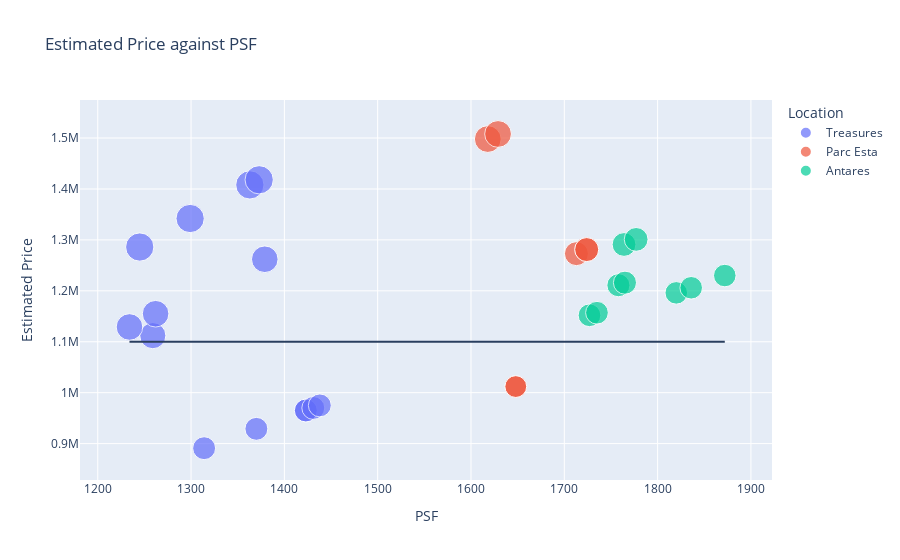
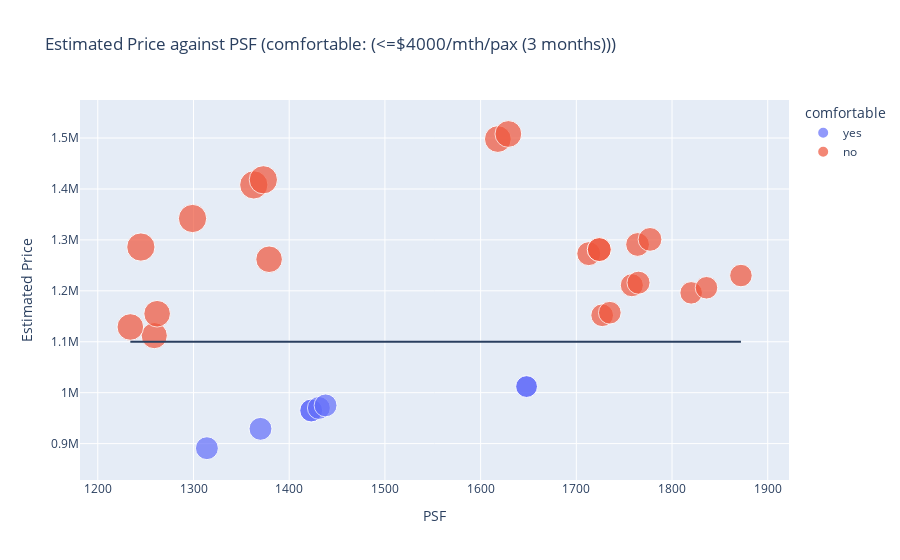
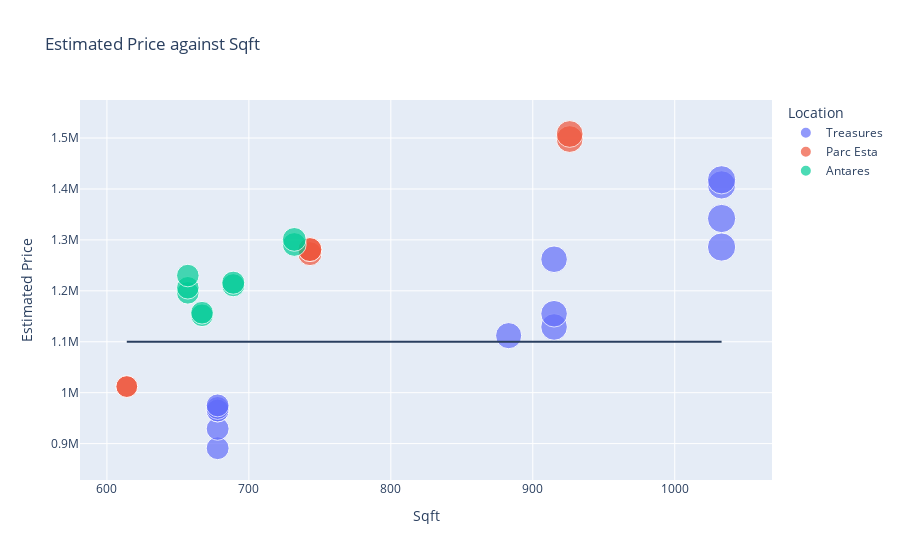

Source (notebook cell) for these figures, in order:
### Markdown cell above
# "Comfortable" = save 4000 per month per pax for 3 months

### Code cell
"""
    Estimated Price
"""
fig = px.scatter(df, x="PSF", y="Estimated Price", color="Location",
                 size='Sqft', hover_data=['id','Location','Room','3_mth_savings_pp'], title = 'Estimated Price against PSF')
fig.update_layout(shapes=[gen_ref_line('PSF',1100000)])
fig.show()

fig = px.scatter(df, x="PSF", y="Estimated Price", color="comfortable",
                 size='Sqft', hover_data=['id','Location','Room','3_mth_savings_pp'], 
                 title = 'Estimated Price against PSF (comfortable: (<=$4000/mth/pax (3 months)))')
fig.update_layout(shapes=[gen_ref_line('PSF',1100000)])
fig.show()

fig = px.scatter(df, x="Sqft", y="Estimated Price", color="Location",
                 size='Sqft', hover_data=['id','Location','Room','3_mth_savings_pp'], title = 'Estimated Price against Sqft')
fig.update_layout(shapes=[gen_ref_line('Sqft',1100000)])
fig.show()

### Figure 1 — Plotly figure (JSON) as saved in the notebook; plotly's stock layout.template omitted (floating-point values rounded to 4 significant figures)
{"data": [{"customdata": [[10, "Treasures", "2Br+S", -1208], [15, "Treasures", "2Br+S", 375], [11, "Treasures", "2Br+S", 1875], [13, "Treasures", "2Br+S", 1875], [14, "Treasures", "2Br+S", 2083], [12, "Treasures", "2Br+S", 2292], [16, "Treasures", "3BR", 8000], [17, "Treasures", "3BR", 8708], [19, "Treasures", "3BR", 9792], [18, "Treasures", "3BR", 14250], [20, "Treasures", "3BRP", 15250], [22, "Treasures", "3BRP", 17583], [21, "Treasures", "3BRP", 20333], [23, "Treasures", "3BRP", 20750]], "hoverlabel": {"namelength": 0}, "hovertemplate": "Location=%{customdata[1]}<br>PSF=%{x}<br>Estimated Price=%{y}<br>Sqft=%{marker.size}<br>id=%{customdata[0]}<br>Room=%{customdata[2]}<br>3_mth_savings_pp=%{customdata[3]}", "legendgroup": "Treasures", "marker": {"color": "#636efa", "size": [678, 678, 678, 678, 678, 678, 883, 915, 915, 915, 1033, 1033, 1033, 1033], "sizemode": "area", "sizeref": 2.583, "symbol": "circle"}, "mode": "markers", "name": "Treasures", "showlegend": true, "type": "scatter", "x": [1314, 1370, 1423, 1423, 1431, 1438, 1259, 1234, 1262, 1379, 1245, 1299, 1363, 1373], "xaxis": "x", "y": [891000, 929000, 965000, 965000, 970000, 975000, 1112000, 1129000, 1155000, 1262000, 1286000, 1342000, 1408000, 1418000], "yaxis": "y"}, {"customdata": [[24, "Parc Esta", "1BR+S", 3833], [25, "Parc Esta", "1BR+S", 3833], [26, "Parc Esta", "2BRP", 14708], [27, "Parc Esta", "2BRP", 15042], [28, "Parc Esta", "2BRP", 15042], [29, "Parc Esta", "3BR", 24083], [30, "Parc Esta", "3BR", 24500]], "hoverlabel": {"namelength": 0}, "hovertemplate": "Location=%{customdata[1]}<br>PSF=%{x}<br>Estimated Price=%{y}<br>Sqft=%{marker.size}<br>id=%{customdata[0]}<br>Room=%{customdata[2]}<br>3_mth_savings_pp=%{customdata[3]}", "legendgroup": "Parc Esta", "marker": {"color": "#EF553B", "size": [614, 614, 743, 743, 743, 926, 926], "sizemode": "area", "sizeref": 2.583, "symbol": "circle"}, "mode": "markers", "name": "Parc Esta", "showlegend": true, "type": "scatter", "x": [1648, 1648, 1713, 1724, 1724, 1618, 1629], "xaxis": "x", "y": [1012000, 1012000, 1273000, 1281000, 1281000, 1498000, 1508000], "yaxis": "y"}, {"customdata": [[8, "Antares", "2BR", 9667], [9, "Antares", "2BR", 9875], [3, "Antares", "2BR", 11500], [4, "Antares", "2BR", 11917], [1, "Antares", "2BR", 12125], [2, "Antares", "2BR", 12333], [5, "Antares", "2BR", 12917], [6, "Antares", "2BR", 15458], [7, "Antares", "2BR", 15875]], "hoverlabel": {"namelength": 0}, "hovertemplate": "Location=%{customdata[1]}<br>PSF=%{x}<br>Estimated Price=%{y}<br>Sqft=%{marker.size}<br>id=%{customdata[0]}<br>Room=%{customdata[2]}<br>3_mth_savings_pp=%{customdata[3]}", "legendgroup": "Antares", "marker": {"color": "#00cc96", "size": [667, 667, 657, 657, 689, 689, 657, 732, 732], "sizemode": "area", "sizeref": 2.583, "symbol": "circle"}, "mode": "markers", "name": "Antares", "showlegend": true, "type": "scatter", "x": [1727, 1735, 1820, 1836, 1758, 1765, 1872, 1764, 1777], "xaxis": "x", "y": [1152000, 1157000, 1196000, 1206000, 1211000, 1216000, 1230000, 1291000, 1301000], "yaxis": "y"}], "layout": {"legend": {"itemsizing": "constant", "title": {"text": "Location"}, "tracegroupgap": 0}, "shapes": [{"type": "line", "x0": 1234, "x1": 1872, "xref": "x", "y0": 1100000, "y1": 1100000}], "title": {"text": "Estimated Price against PSF"}, "xaxis": {"anchor": "y", "domain": [0, 1], "title": {"text": "PSF"}}, "yaxis": {"anchor": "x", "domain": [0, 1], "title": {"text": "Estimated Price"}}}}

### Figure 2 — Plotly figure (JSON) as saved in the notebook; plotly's stock layout.template omitted (floating-point values rounded to 4 significant figures)
{"data": [{"customdata": [[10, "Treasures", "2Br+S", -1208], [15, "Treasures", "2Br+S", 375], [11, "Treasures", "2Br+S", 1875], [13, "Treasures", "2Br+S", 1875], [14, "Treasures", "2Br+S", 2083], [12, "Treasures", "2Br+S", 2292], [24, "Parc Esta", "1BR+S", 3833], [25, "Parc Esta", "1BR+S", 3833]], "hoverlabel": {"namelength": 0}, "hovertemplate": "comfortable=yes<br>PSF=%{x}<br>Estimated Price=%{y}<br>Sqft=%{marker.size}<br>id=%{customdata[0]}<br>Location=%{customdata[1]}<br>Room=%{customdata[2]}<br>3_mth_savings_pp=%{customdata[3]}", "legendgroup": "yes", "marker": {"color": "#636efa", "size": [678, 678, 678, 678, 678, 678, 614, 614], "sizemode": "area", "sizeref": 2.583, "symbol": "circle"}, "mode": "markers", "name": "yes", "showlegend": true, "type": "scatter", "x": [1314, 1370, 1423, 1423, 1431, 1438, 1648, 1648], "xaxis": "x", "y": [891000, 929000, 965000, 965000, 970000, 975000, 1012000, 1012000], "yaxis": "y"}, {"customdata": [[16, "Treasures", "3BR", 8000], [17, "Treasures", "3BR", 8708], [8, "Antares", "2BR", 9667], [19, "Treasures", "3BR", 9792], [9, "Antares", "2BR", 9875], [3, "Antares", "2BR", 11500], [4, "Antares", "2BR", 11917], [1, "Antares", "2BR", 12125], [2, "Antares", "2BR", 12333], [5, "Antares", "2BR", 12917], [18, "Treasures", "3BR", 14250], [26, "Parc Esta", "2BRP", 14708], [27, "Parc Esta", "2BRP", 15042], [28, "Parc Esta", "2BRP", 15042], [20, "Treasures", "3BRP", 15250], [6, "Antares", "2BR", 15458], [7, "Antares", "2BR", 15875], [22, "Treasures", "3BRP", 17583], [21, "Treasures", "3BRP", 20333], [23, "Treasures", "3BRP", 20750], [29, "Parc Esta", "3BR", 24083], [30, "Parc Esta", "3BR", 24500]], "hoverlabel": {"namelength": 0}, "hovertemplate": "comfortable=no<br>PSF=%{x}<br>Estimated Price=%{y}<br>Sqft=%{marker.size}<br>id=%{customdata[0]}<br>Location=%{customdata[1]}<br>Room=%{customdata[2]}<br>3_mth_savings_pp=%{customdata[3]}", "legendgroup": "no", "marker": {"color": "#EF553B", "size": [883, 915, 667, 915, 667, 657, 657, 689, 689, 657, 915, 743, 743, 743, 1033, 732, 732, 1033, 1033, 1033, 926, 926], "sizemode": "area", "sizeref": 2.583, "symbol": "circle"}, "mode": "markers", "name": "no", "showlegend": true, "type": "scatter", "x": [1259, 1234, 1727, 1262, 1735, 1820, 1836, 1758, 1765, 1872, 1379, 1713, 1724, 1724, 1245, 1764, 1777, 1299, 1363, 1373, 1618, 1629], "xaxis": "x", "y": [1112000, 1129000, 1152000, 1155000, 1157000, 1196000, 1206000, 1211000, 1216000, 1230000, 1262000, 1273000, 1281000, 1281000, 1286000, 1291000, 1301000, 1342000, 1408000, 1418000, 1498000, 1508000], "yaxis": "y"}], "layout": {"legend": {"itemsizing": "constant", "title": {"text": "comfortable"}, "tracegroupgap": 0}, "shapes": [{"type": "line", "x0": 1234, "x1": 1872, "xref": "x", "y0": 1100000, "y1": 1100000}], "title": {"text": "Estimated Price against PSF (comfortable: (<=$4000/mth/pax (3 months)))"}, "xaxis": {"anchor": "y", "domain": [0, 1], "title": {"text": "PSF"}}, "yaxis": {"anchor": "x", "domain": [0, 1], "title": {"text": "Estimated Price"}}}}

### Figure 3 — Plotly figure (JSON) as saved in the notebook; plotly's stock layout.template omitted (floating-point values rounded to 4 significant figures)
{"data": [{"customdata": [[10, "Treasures", "2Br+S", -1208], [15, "Treasures", "2Br+S", 375], [11, "Treasures", "2Br+S", 1875], [13, "Treasures", "2Br+S", 1875], [14, "Treasures", "2Br+S", 2083], [12, "Treasures", "2Br+S", 2292], [16, "Treasures", "3BR", 8000], [17, "Treasures", "3BR", 8708], [19, "Treasures", "3BR", 9792], [18, "Treasures", "3BR", 14250], [20, "Treasures", "3BRP", 15250], [22, "Treasures", "3BRP", 17583], [21, "Treasures", "3BRP", 20333], [23, "Treasures", "3BRP", 20750]], "hoverlabel": {"namelength": 0}, "hovertemplate": "Location=%{customdata[1]}<br>Sqft=%{marker.size}<br>Estimated Price=%{y}<br>id=%{customdata[0]}<br>Room=%{customdata[2]}<br>3_mth_savings_pp=%{customdata[3]}", "legendgroup": "Treasures", "marker": {"color": "#636efa", "size": [678, 678, 678, 678, 678, 678, 883, 915, 915, 915, 1033, 1033, 1033, 1033], "sizemode": "area", "sizeref": 2.583, "symbol": "circle"}, "mode": "markers", "name": "Treasures", "showlegend": true, "type": "scatter", "x": [678, 678, 678, 678, 678, 678, 883, 915, 915, 915, 1033, 1033, 1033, 1033], "xaxis": "x", "y": [891000, 929000, 965000, 965000, 970000, 975000, 1112000, 1129000, 1155000, 1262000, 1286000, 1342000, 1408000, 1418000], "yaxis": "y"}, {"customdata": [[24, "Parc Esta", "1BR+S", 3833], [25, "Parc Esta", "1BR+S", 3833], [26, "Parc Esta", "2BRP", 14708], [27, "Parc Esta", "2BRP", 15042], [28, "Parc Esta", "2BRP", 15042], [29, "Parc Esta", "3BR", 24083], [30, "Parc Esta", "3BR", 24500]], "hoverlabel": {"namelength": 0}, "hovertemplate": "Location=%{customdata[1]}<br>Sqft=%{marker.size}<br>Estimated Price=%{y}<br>id=%{customdata[0]}<br>Room=%{customdata[2]}<br>3_mth_savings_pp=%{customdata[3]}", "legendgroup": "Parc Esta", "marker": {"color": "#EF553B", "size": [614, 614, 743, 743, 743, 926, 926], "sizemode": "area", "sizeref": 2.583, "symbol": "circle"}, "mode": "markers", "name": "Parc Esta", "showlegend": true, "type": "scatter", "x": [614, 614, 743, 743, 743, 926, 926], "xaxis": "x", "y": [1012000, 1012000, 1273000, 1281000, 1281000, 1498000, 1508000], "yaxis": "y"}, {"customdata": [[8, "Antares", "2BR", 9667], [9, "Antares", "2BR", 9875], [3, "Antares", "2BR", 11500], [4, "Antares", "2BR", 11917], [1, "Antares", "2BR", 12125], [2, "Antares", "2BR", 12333], [5, "Antares", "2BR", 12917], [6, "Antares", "2BR", 15458], [7, "Antares", "2BR", 15875]], "hoverlabel": {"namelength": 0}, "hovertemplate": "Location=%{customdata[1]}<br>Sqft=%{marker.size}<br>Estimated Price=%{y}<br>id=%{customdata[0]}<br>Room=%{customdata[2]}<br>3_mth_savings_pp=%{customdata[3]}", "legendgroup": "Antares", "marker": {"color": "#00cc96", "size": [667, 667, 657, 657, 689, 689, 657, 732, 732], "sizemode": "area", "sizeref": 2.583, "symbol": "circle"}, "mode": "markers", "name": "Antares", "showlegend": true, "type": "scatter", "x": [667, 667, 657, 657, 689, 689, 657, 732, 732], "xaxis": "x", "y": [1152000, 1157000, 1196000, 1206000, 1211000, 1216000, 1230000, 1291000, 1301000], "yaxis": "y"}], "layout": {"legend": {"itemsizing": "constant", "title": {"text": "Location"}, "tracegroupgap": 0}, "shapes": [{"type": "line", "x0": 614, "x1": 1033, "xref": "x", "y0": 1100000, "y1": 1100000}], "title": {"text": "Estimated Price against Sqft"}, "xaxis": {"anchor": "y", "domain": [0, 1], "title": {"text": "Sqft"}}, "yaxis": {"anchor": "x", "domain": [0, 1], "title": {"text": "Estimated Price"}}}}
